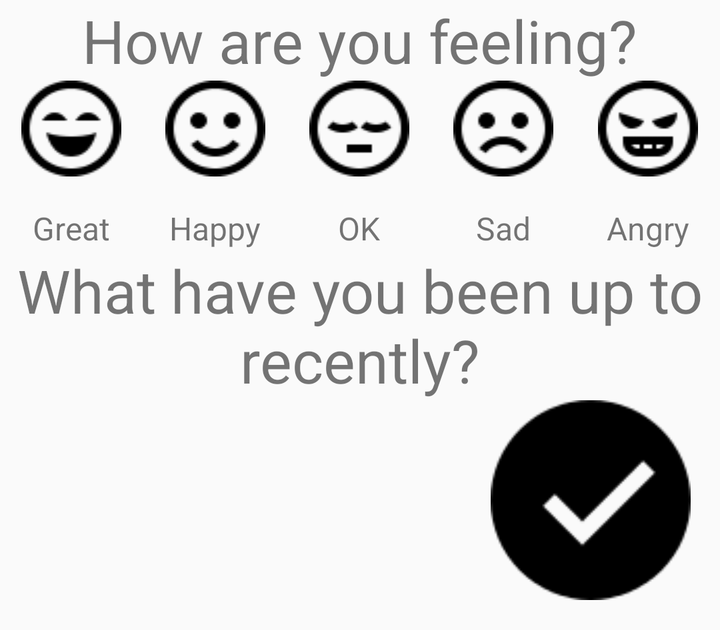
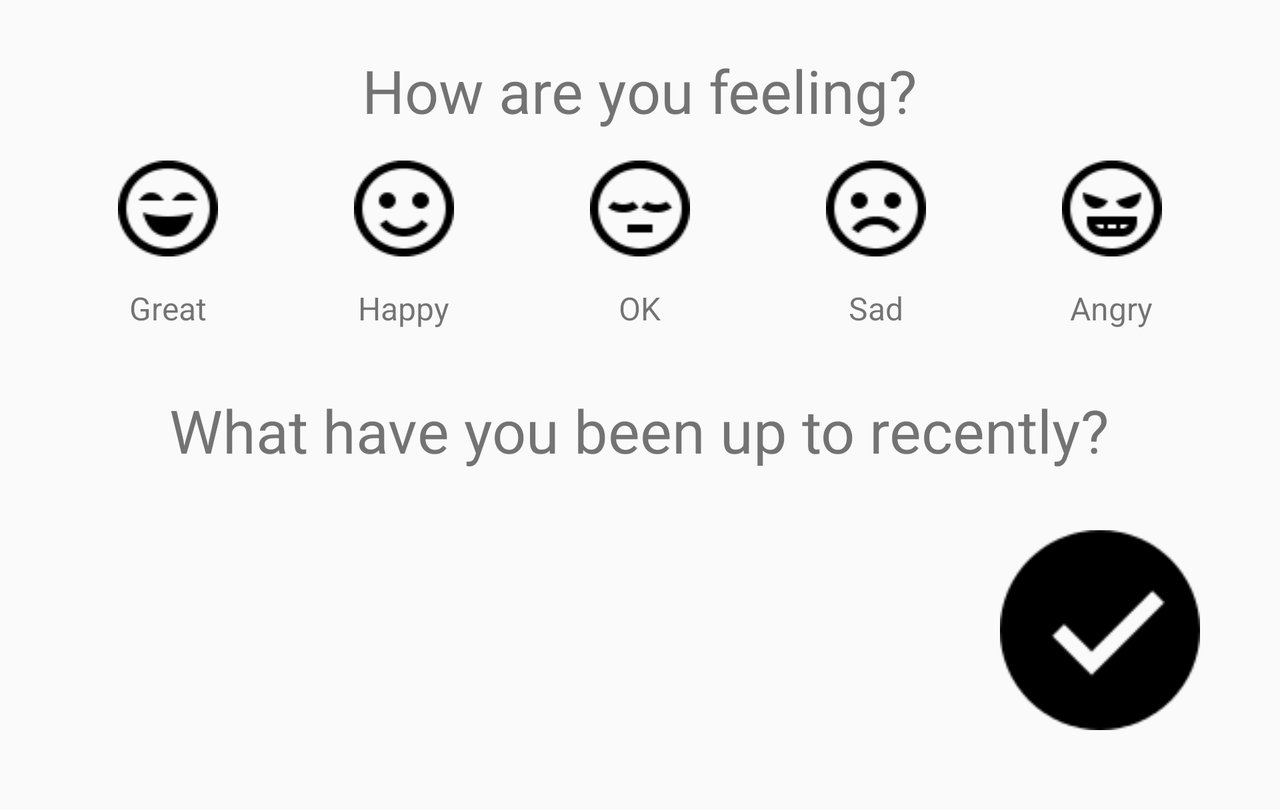

One screen, two layout resources from the same app: the default and the repository's alternative for another configuration. Each is rendered where Android would select it; the XML of both is given below.
<!-- AndroidManifest.xml: application theme AppTheme -->
<!-- res/layout/add_mood_log.xml -->
<?xml version="1.0" encoding="utf-8"?>
<ScrollView xmlns:android="http://schemas.android.com/apk/res/android"
    xmlns:app="http://schemas.android.com/apk/res-auto"
    android:layout_width="match_parent"
    android:layout_height="wrap_content"
    android:fillViewport="true"
    android:orientation="vertical">

    <LinearLayout
        android:layout_width="match_parent"
        android:layout_height="wrap_content"
        android:padding="@dimen/main_content_all_margin"
        android:gravity="center_horizontal"
        android:orientation="vertical">

        <TextView
            android:layout_width="wrap_content"
            android:layout_height="wrap_content"
            android:layout_marginBottom="@dimen/element_spacing_vertical_margin"
            android:text="@string/feeling_text"
            android:textSize="@dimen/large_header_text_size" />

        <LinearLayout
            android:id="@+id/mood_parent"
            android:layout_width="match_parent"
            android:layout_height="wrap_content"
            android:gravity="center_horizontal"
            android:orientation="horizontal"
            android:weightSum="5">

            <LinearLayout
                android:layout_width="0dp"
                android:layout_height="wrap_content"
                android:layout_weight="1"
                android:gravity="center_horizontal"
                android:orientation="vertical">

                <ImageButton
                    android:id="@+id/mood_great"
                    android:layout_width="@dimen/mood_icon_width"
                    android:layout_height="wrap_content"
                    android:background="@drawable/mood_great"
                    android:contentDescription="@string/mood_great"
                    android:onClick="setMoodSelected"
                    android:tag="MOOD_GREAT" />

                <TextView
                    android:layout_width="wrap_content"
                    android:layout_height="wrap_content"
                    android:paddingTop="@dimen/text_padding"
                    android:text="@string/mood_great"
                    android:textSize="@dimen/title_text_size" />

            </LinearLayout>

            <LinearLayout
                android:layout_width="0dp"
                android:layout_height="wrap_content"
                android:layout_weight="1"
                android:gravity="center_horizontal"
                android:orientation="vertical">

                <ImageButton
                    android:id="@+id/mood_happy"
                    android:layout_width="@dimen/mood_icon_width"
                    android:layout_height="wrap_content"
                    android:background="@drawable/mood_happy"
                    android:contentDescription="@string/mood_happy"
                    android:onClick="setMoodSelected"
                    android:tag="MOOD_HAPPY" />

                <TextView
                    android:layout_width="wrap_content"
                    android:layout_height="wrap_content"
                    android:paddingTop="@dimen/text_padding"
                    android:text="@string/mood_happy"
                    android:textSize="@dimen/title_text_size" />

            </LinearLayout>

            <LinearLayout
                android:layout_width="0dp"
                android:layout_height="wrap_content"
                android:layout_weight="1"
                android:gravity="center_horizontal"
                android:orientation="vertical">

                <ImageButton
                    android:id="@+id/mood_neutral"
                    android:layout_width="@dimen/mood_icon_width"
                    android:layout_height="wrap_content"
                    android:background="@drawable/mood_neutral"
                    android:contentDescription="@string/mood_neutral"
                    android:onClick="setMoodSelected"
                    android:tag="MOOD_NEUTRAL" />

                <TextView
                    android:layout_width="wrap_content"
                    android:layout_height="wrap_content"
                    android:paddingTop="@dimen/text_padding"
                    android:text="@string/mood_neutral"
                    android:textSize="@dimen/title_text_size" />

            </LinearLayout>

            <LinearLayout
                android:layout_width="0dp"
                android:layout_height="wrap_content"
                android:layout_weight="1"
                android:gravity="center_horizontal"
                android:orientation="vertical">

                <ImageButton
                    android:id="@+id/mood_sad"
                    android:layout_width="@dimen/mood_icon_width"
                    android:layout_height="wrap_content"
                    android:background="@drawable/mood_sad"
                    android:contentDescription="@string/mood_sad"
                    android:onClick="setMoodSelected"
                    android:tag="MOOD_SAD" />

                <TextView
                    android:layout_width="wrap_content"
                    android:layout_height="wrap_content"
                    android:paddingTop="@dimen/text_padding"
                    android:text="@string/mood_sad"
                    android:textSize="@dimen/title_text_size" />

            </LinearLayout>

            <LinearLayout
                android:layout_width="0dp"
                android:layout_height="wrap_content"
                android:layout_weight="1"
                android:gravity="center_horizontal"
                android:orientation="vertical">

                <ImageButton
                    android:id="@+id/mood_angry"
                    android:layout_width="@dimen/mood_icon_width"
                    android:layout_height="wrap_content"
                    android:background="@drawable/mood_angry"
                    android:contentDescription="@string/mood_angry"
                    android:onClick="setMoodSelected"
                    android:tag="MOOD_ANGRY" />

                <TextView
                    android:layout_width="wrap_content"
                    android:layout_height="wrap_content"
                    android:paddingTop="@dimen/text_padding"
                    android:text="@string/mood_angry"
                    android:textSize="@dimen/title_text_size" />

            </LinearLayout>

        </LinearLayout>

        <TextView
            android:layout_width="wrap_content"
            android:layout_height="wrap_content"
            android:layout_marginBottom="@dimen/nested_element_spacing_vertical_margin"
            android:layout_marginTop="@dimen/nested_element_spacing_vertical_margin"
            android:gravity="center_horizontal"
            android:text="@string/activity_text"
            android:textSize="@dimen/large_header_text_size" />

        <LinearLayout
            android:id="@+id/activities_root"
            android:layout_width="match_parent"
            android:layout_height="wrap_content"
            android:gravity="center_horizontal"
            android:orientation="vertical">

            

        </LinearLayout>

        <LinearLayout
            android:layout_width="match_parent"
            android:layout_height="wrap_content"
            android:gravity="right"
            android:orientation="horizontal">

            <ImageButton
                android:id="@+id/add_mood_log_add_mood_button"
                android:layout_width="@dimen/submit_button_height_width"
                android:layout_height="@dimen/submit_button_height_width"
                android:layout_marginBottom="@dimen/submit_button_bottom_margin"
                android:layout_marginRight="@dimen/submit_button_right_margin"
                android:background="@drawable/add_mood_finish" />

        </LinearLayout>

    </LinearLayout>

</ScrollView>
<!-- resources referenced by this layout -->
<resources>
  <dimen name="large_header_text_size">30sp</dimen>
  <dimen name="mood_icon_width">50dp</dimen>
  <dimen name="submit_button_bottom_margin">15dp</dimen>
  <dimen name="submit_button_height_width">100dp</dimen>
  <dimen name="submit_button_right_margin">15dp</dimen>
  <dimen name="text_padding">15dp</dimen>
  <dimen name="title_text_size">16sp</dimen>
  <!-- drawable add_mood_finish: png bitmap (drawable, 2163 bytes) -->
  <!-- drawable mood_angry: png bitmap (drawable, 1494 bytes) -->
  <!-- drawable mood_great: png bitmap (drawable, 1426 bytes) -->
  <!-- drawable mood_happy: png bitmap (drawable, 1455 bytes) -->
  <!-- drawable mood_neutral: png bitmap (drawable, 1312 bytes) -->
  <!-- drawable mood_sad: png bitmap (drawable, 1448 bytes) -->
  <string name="activity_text">What have you been up to recently?</string>
  <string name="feeling_text">How are you feeling?</string>
  <string name="mood_angry">Angry</string>
  <string name="mood_great">Great</string>
  <string name="mood_happy">Happy</string>
  <string name="mood_neutral">OK</string>
  <string name="mood_sad">Sad</string>
  <style name="AppTheme" parent="Theme.AppCompat.Light.DarkActionBar">
          <item name="colorPrimary">@color/colorPrimary</item>
          <item name="colorPrimaryDark">@color/colorPrimaryDark</item>
          <item name="colorAccent">@color/colorAccent</item>
      </style>
  <color name="colorPrimary">#F89406</color>
  <color name="colorPrimaryDark">#D35400</color>
  <color name="colorAccent">#F4B350</color>
</resources>
<!-- res/layout-land/add_mood_log.xml (the repository's variant of the layout above) -->
<!-- drawn on the phone turned sideways -->
<?xml version="1.0" encoding="utf-8"?>
<ScrollView xmlns:android="http://schemas.android.com/apk/res/android"
    xmlns:app="http://schemas.android.com/apk/res-auto"
    android:layout_width="match_parent"
    android:layout_height="wrap_content"
    android:fillViewport="true"
    android:orientation="vertical">

    <LinearLayout
        android:layout_width="match_parent"
        android:layout_height="wrap_content"
        android:gravity="center_horizontal"
        android:orientation="vertical"
        android:padding="@dimen/main_content_spacing">

        <TextView
            android:layout_width="wrap_content"
            android:layout_height="wrap_content"
            android:layout_marginBottom="@dimen/element_spacing_vertical"
            android:text="@string/feeling_text"
            android:textSize="@dimen/large_header_text_size" />

        <LinearLayout
            android:id="@+id/mood_parent"
            android:layout_width="match_parent"
            android:layout_height="wrap_content"
            android:gravity="center_horizontal"
            android:orientation="horizontal"
            android:weightSum="5">

            <LinearLayout
                android:layout_width="0dp"
                android:layout_height="wrap_content"
                android:layout_weight="1"
                android:gravity="center_horizontal"
                android:orientation="vertical">

                <ImageButton
                    android:id="@+id/mood_great"
                    android:layout_width="@dimen/mood_icon_width"
                    android:layout_height="wrap_content"
                    android:background="@drawable/mood_great"
                    android:contentDescription="@string/mood_great"
                    android:onClick="setMoodSelected"
                    android:tag="MOOD_GREAT" />

                <TextView
                    android:layout_width="wrap_content"
                    android:layout_height="wrap_content"
                    android:paddingTop="@dimen/text_padding"
                    android:text="@string/mood_great"
                    android:textSize="@dimen/title_text_size" />

            </LinearLayout>

            <LinearLayout
                android:layout_width="0dp"
                android:layout_height="wrap_content"
                android:layout_weight="1"
                android:gravity="center_horizontal"
                android:orientation="vertical">

                <ImageButton
                    android:id="@+id/mood_happy"
                    android:layout_width="@dimen/mood_icon_width"
                    android:layout_height="wrap_content"
                    android:background="@drawable/mood_happy"
                    android:contentDescription="@string/mood_happy"
                    android:onClick="setMoodSelected"
                    android:tag="MOOD_HAPPY" />

                <TextView
                    android:layout_width="wrap_content"
                    android:layout_height="wrap_content"
                    android:paddingTop="@dimen/text_padding"
                    android:text="@string/mood_happy"
                    android:textSize="@dimen/title_text_size" />

            </LinearLayout>

            <LinearLayout
                android:layout_width="0dp"
                android:layout_height="wrap_content"
                android:layout_weight="1"
                android:gravity="center_horizontal"
                android:orientation="vertical">

                <ImageButton
                    android:id="@+id/mood_neutral"
                    android:layout_width="@dimen/mood_icon_width"
                    android:layout_height="wrap_content"
                    android:background="@drawable/mood_neutral"
                    android:contentDescription="@string/mood_neutral"
                    android:onClick="setMoodSelected"
                    android:tag="MOOD_NEUTRAL" />

                <TextView
                    android:layout_width="wrap_content"
                    android:layout_height="wrap_content"
                    android:paddingTop="@dimen/text_padding"
                    android:text="@string/mood_neutral"
                    android:textSize="@dimen/title_text_size" />

            </LinearLayout>

            <LinearLayout
                android:layout_width="0dp"
                android:layout_height="wrap_content"
                android:layout_weight="1"
                android:gravity="center_horizontal"
                android:orientation="vertical">

                <ImageButton
                    android:id="@+id/mood_sad"
                    android:layout_width="@dimen/mood_icon_width"
                    android:layout_height="wrap_content"
                    android:background="@drawable/mood_sad"
                    android:contentDescription="@string/mood_sad"
                    android:onClick="setMoodSelected"
                    android:tag="MOOD_SAD" />

                <TextView
                    android:layout_width="wrap_content"
                    android:layout_height="wrap_content"
                    android:paddingTop="@dimen/text_padding"
                    android:text="@string/mood_sad"
                    android:textSize="@dimen/title_text_size" />

            </LinearLayout>

            <LinearLayout
                android:layout_width="0dp"
                android:layout_height="wrap_content"
                android:layout_weight="1"
                android:gravity="center_horizontal"
                android:orientation="vertical">

                <ImageButton
                    android:id="@+id/mood_angry"
                    android:layout_width="@dimen/mood_icon_width"
                    android:layout_height="wrap_content"
                    android:background="@drawable/mood_angry"
                    android:contentDescription="@string/mood_angry"
                    android:onClick="setMoodSelected"
                    android:tag="MOOD_ANGRY" />

                <TextView
                    android:layout_width="wrap_content"
                    android:layout_height="wrap_content"
                    android:paddingTop="@dimen/text_padding"
                    android:text="@string/mood_angry"
                    android:textSize="@dimen/title_text_size" />

            </LinearLayout>

        </LinearLayout>

        <TextView
            android:layout_width="wrap_content"
            android:layout_height="wrap_content"
            android:layout_marginBottom="@dimen/content_section_spacing_vertical"
            android:layout_marginTop="@dimen/content_section_spacing_vertical"
            android:gravity="center_horizontal"
            android:text="@string/activity_text"
            android:textSize="@dimen/large_header_text_size" />

        <LinearLayout
            android:id="@+id/activities_root"
            android:layout_width="match_parent"
            android:layout_height="wrap_content"
            android:layout_marginLeft="@dimen/main_content_spacing"
            android:layout_marginRight="@dimen/main_content_spacing"
            android:gravity="center_horizontal"
            android:orientation="vertical">

            <LinearLayout
                android:layout_width="match_parent"
                android:layout_height="wrap_content"
                android:gravity="center_horizontal"
                android:orientation="horizontal"
                android:weightSum="3">

                

                <LinearLayout
                    android:id="@+id/activities_pane_left"
                    android:layout_width="0dp"
                    android:layout_height="wrap_content"
                    android:layout_marginRight="@dimen/add_mood_log_activity_pane_horizontal_margin"
                    android:layout_weight="1"
                    android:gravity="left"
                    android:orientation="vertical" />

                <LinearLayout
                    android:id="@+id/activities_pane_mid"
                    android:layout_width="0dp"
                    android:layout_height="wrap_content"
                    android:layout_marginLeft="@dimen/add_mood_log_activity_pane_horizontal_margin"
                    android:layout_marginRight="@dimen/add_mood_log_activity_pane_horizontal_margin"
                    android:layout_weight="1"
                    android:gravity="left"
                    android:orientation="vertical" />

                <LinearLayout
                    android:id="@+id/activities_pane_right"
                    android:layout_width="0dp"
                    android:layout_height="wrap_content"
                    android:layout_marginLeft="@dimen/add_mood_log_activity_pane_horizontal_margin"
                    android:layout_weight="1"
                    android:gravity="left"
                    android:orientation="vertical" />

            </LinearLayout>

        </LinearLayout>

        <LinearLayout
            android:layout_width="match_parent"
            android:layout_height="wrap_content"
            android:gravity="right"
            android:orientation="horizontal">

            <ImageButton
                android:id="@+id/add_mood_log_add_mood_button"
                android:layout_width="@dimen/submit_button_height_width"
                android:layout_height="@dimen/submit_button_height_width"
                android:layout_marginBottom="@dimen/submit_button_bottom_margin"
                android:layout_marginRight="@dimen/submit_button_right_margin"
                android:background="@drawable/add_mood_finish" />

        </LinearLayout>

    </LinearLayout>

</ScrollView>
<!-- resources referenced by the variant -->
<!-- as the phone turned sideways resolves them -->
<resources>
  <dimen name="add_mood_log_activity_pane_horizontal_margin">10dp</dimen>
  <dimen name="content_section_spacing_vertical">30dp</dimen>
  <dimen name="element_spacing_vertical">15dp</dimen>
  <dimen name="large_header_text_size">30sp</dimen>
  <dimen name="main_content_spacing">25dp</dimen>
  <dimen name="mood_icon_width">50dp</dimen>
  <dimen name="submit_button_bottom_margin">15dp</dimen>
  <dimen name="submit_button_height_width">100dp</dimen>
  <dimen name="submit_button_right_margin">15dp</dimen>
  <dimen name="text_padding">15dp</dimen>
  <dimen name="title_text_size">16sp</dimen>
  <!-- drawable add_mood_finish: png bitmap (drawable, 2163 bytes) -->
  <!-- drawable mood_angry: png bitmap (drawable, 1494 bytes) -->
  <!-- drawable mood_great: png bitmap (drawable, 1426 bytes) -->
  <!-- drawable mood_happy: png bitmap (drawable, 1455 bytes) -->
  <!-- drawable mood_neutral: png bitmap (drawable, 1312 bytes) -->
  <!-- drawable mood_sad: png bitmap (drawable, 1448 bytes) -->
  <string name="activity_text">What have you been up to recently?</string>
  <string name="feeling_text">How are you feeling?</string>
  <string name="mood_angry">Angry</string>
  <string name="mood_great">Great</string>
  <string name="mood_happy">Happy</string>
  <string name="mood_neutral">OK</string>
  <string name="mood_sad">Sad</string>
  <style name="AppTheme" parent="Theme.AppCompat.Light.DarkActionBar">
          <item name="colorPrimary">@color/colorPrimary</item>
          <item name="colorPrimaryDark">@color/colorPrimaryDark</item>
          <item name="colorAccent">@color/colorAccent</item>
      </style>
  <color name="colorPrimary">#F89406</color>
  <color name="colorPrimaryDark">#D35400</color>
  <color name="colorAccent">#F4B350</color>
</resources>
